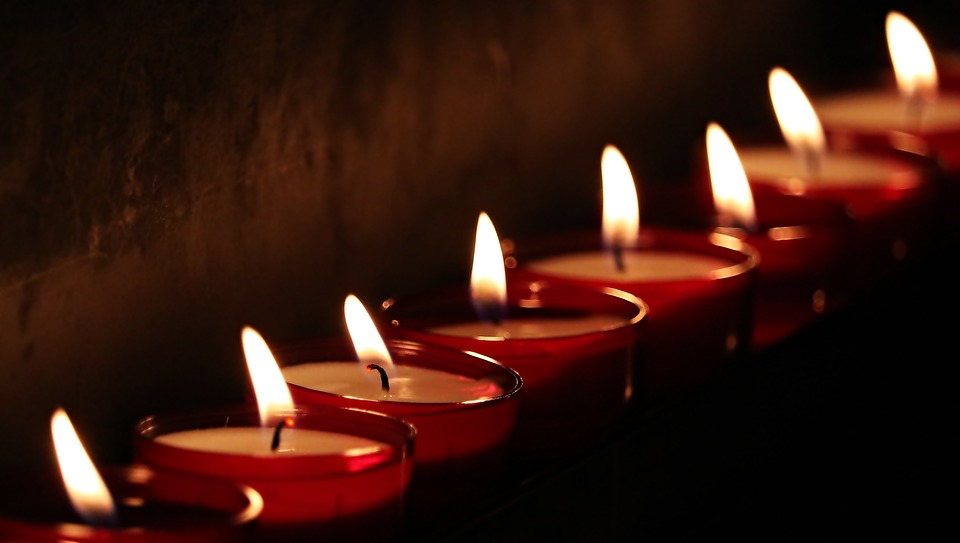
#> input picture data/images/candle.jpg, 960 x 543 px
$ python 24_contrastHisEQ.py
#> lines starting #> are read from the running program, lines starting #| are printed output that depends on the picture
import cv2
import numpy as np


img = cv2.imread('data/images/candle.jpg')
#> img is the input picture: shape (543, 960, 3); mean B, G, R 15.7, 24.6, 56.2

ycbImage = cv2.cvtColor(img, cv2.COLOR_BGR2YCrCb)
#> ycbImage: shape (543, 960, 3); mean of channels 0, 1, 2 33, 144.5, 118.2

Ychannel, Cr, Cb = cv2.split(ycbImage)
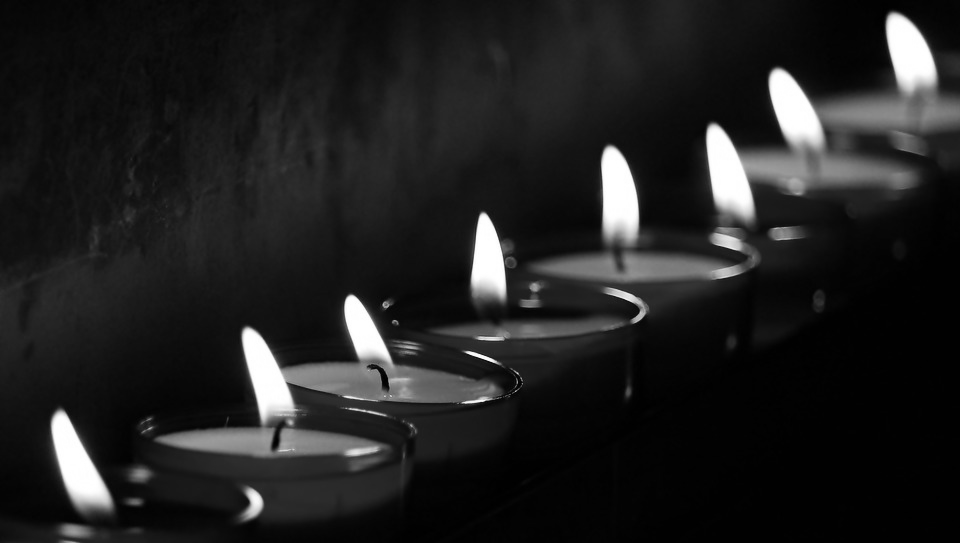
#> Ychannel: shape (543, 960); min 0, max 255, mean 33
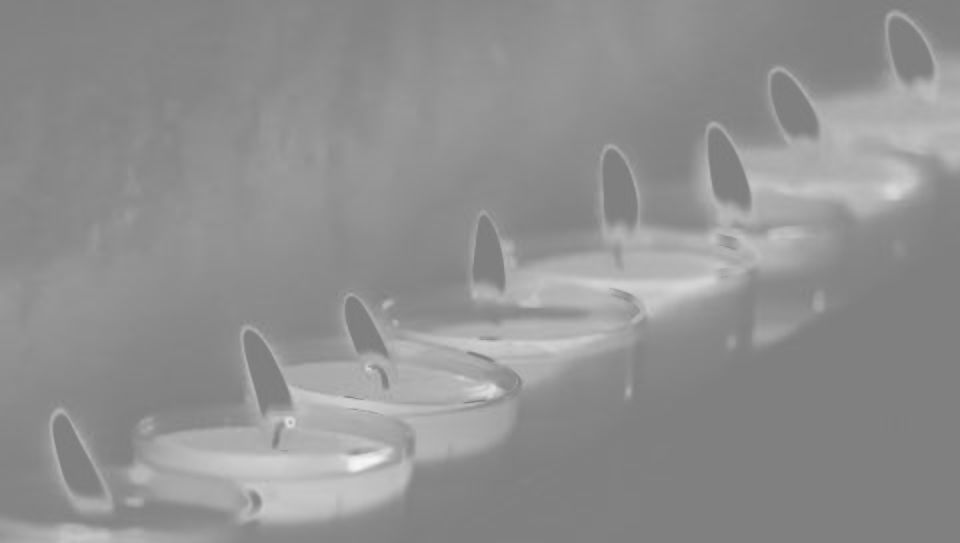
#> Cr: shape (543, 960); min 123, max 246, mean 144.5
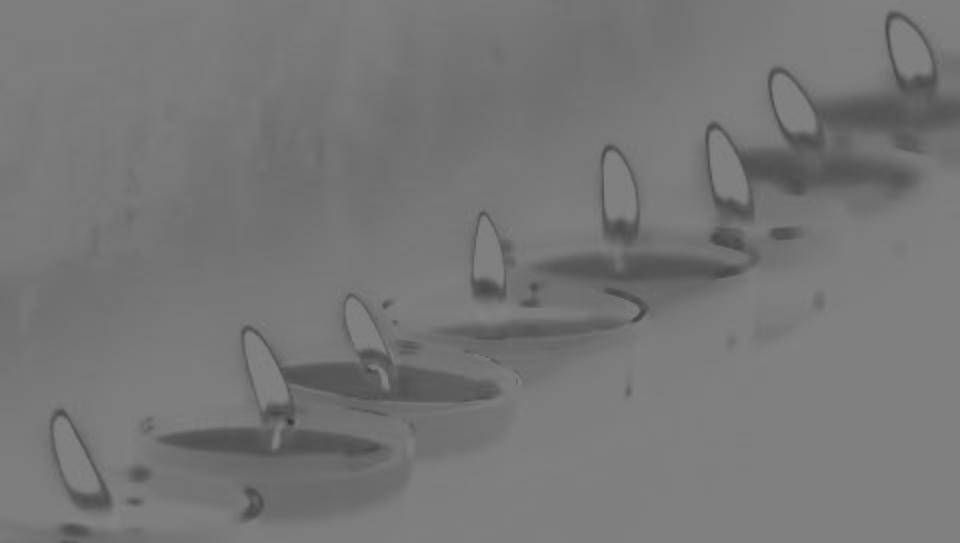
#> Cb: shape (543, 960); min 54, max 131, mean 118.2

print(Ychannel)
#> (printed output is left out)

Ychannel = cv2.equalizeHist(Ychannel)
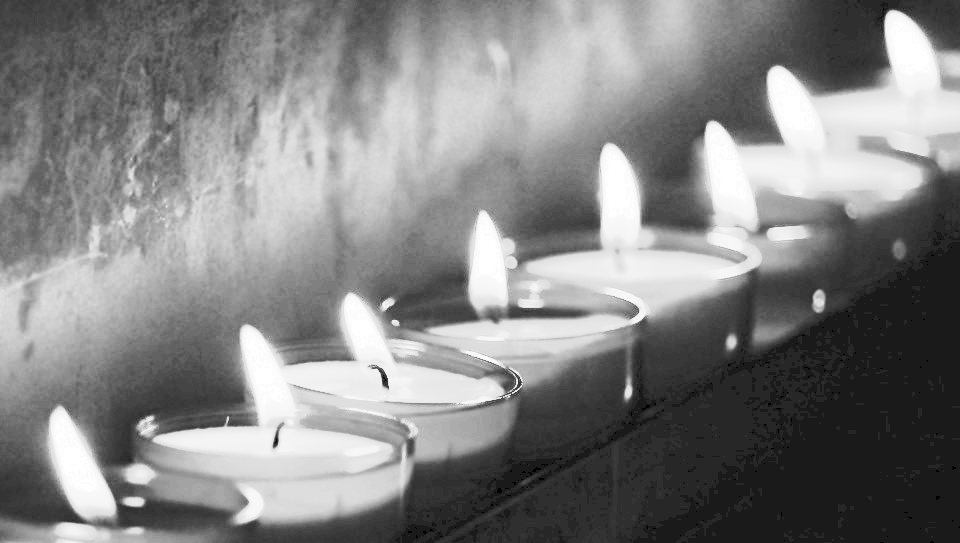
#> Ychannel: shape (543, 960); min 0, max 255, mean 130.8

print(Ychannel)
#> (printed output is left out)

ycbImage = cv2.merge([Ychannel, Cr, Cb])
#> ycbImage: shape (543, 960, 3); mean of channels 0, 1, 2 130.8, 144.5, 118.2
ycbImage = cv2.cvtColor(ycbImage, cv2.COLOR_YCrCb2BGR)
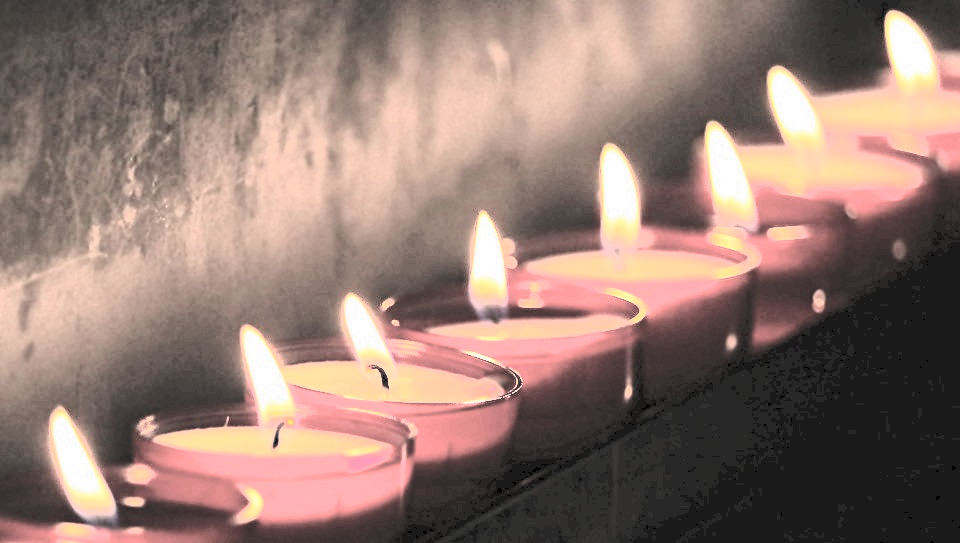
#> ycbImage: shape (543, 960, 3); mean B, G, R 113.4, 122.4, 147.7


cv2.imshow('convert', ycbImage)


cv2.waitKey()
cv2.destroyAllWindows()
